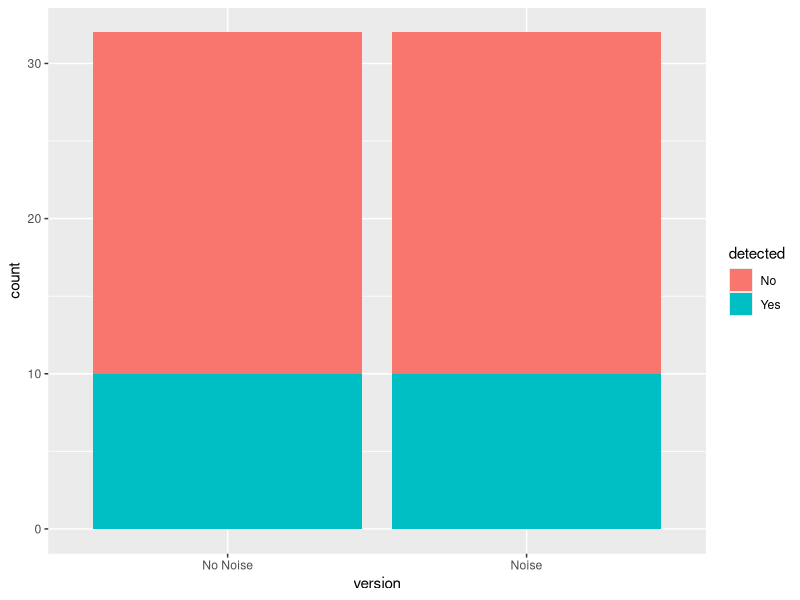
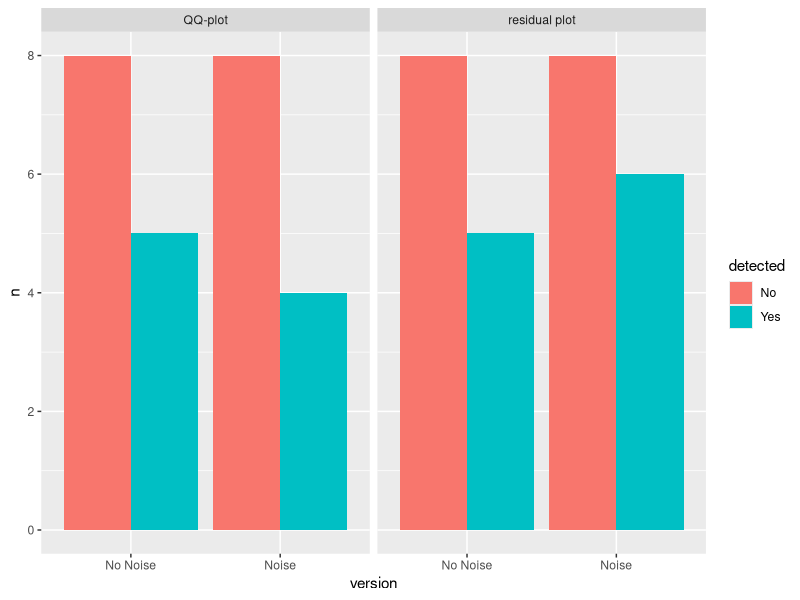
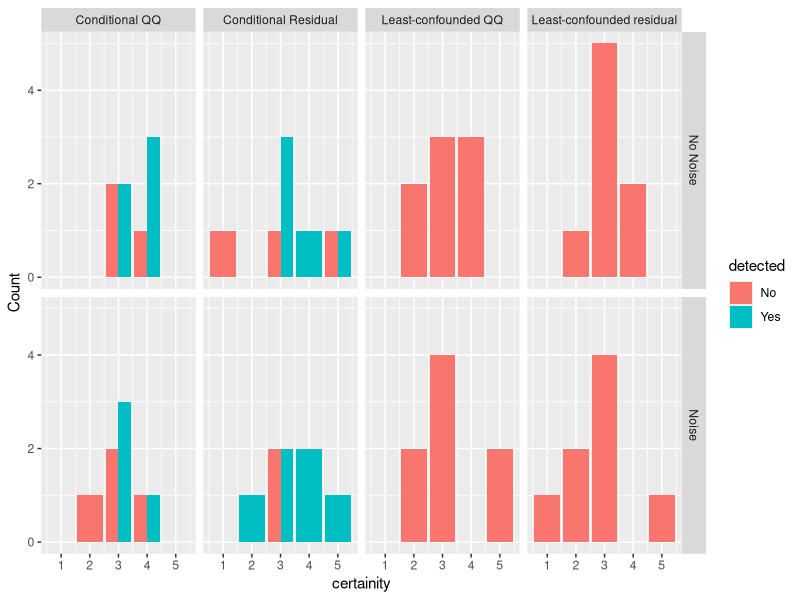
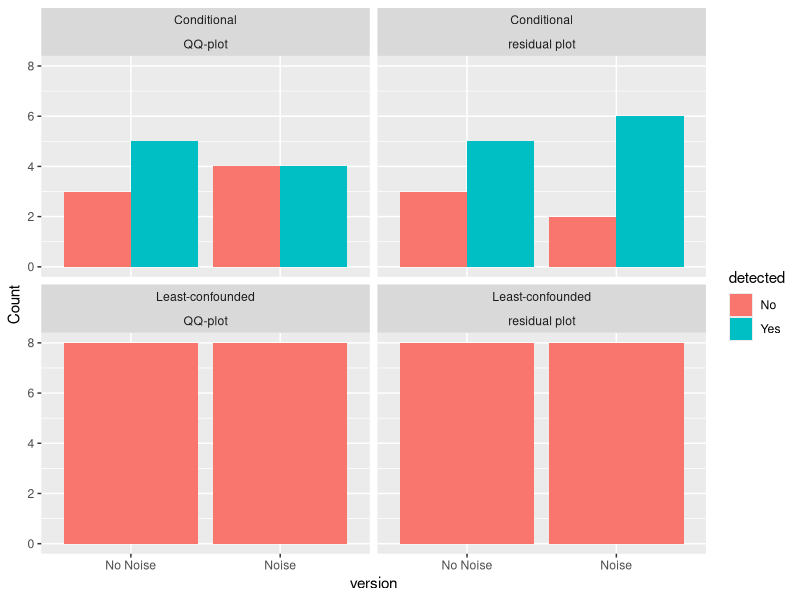
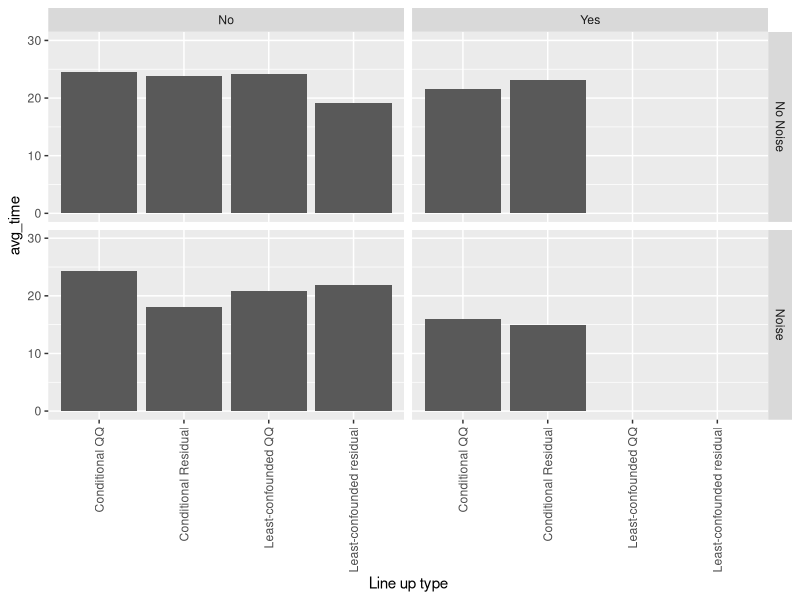

Reproduce these figures in R, in order.
## ---- chunk 1
knitr::opts_chunk$set(echo = F)
library(readr)
library(dplyr)
library(tidyverse)
library(stringr)
## ---- chunk 2

pilot_survey_results <-
  read_csv(here::here("data/pilot_survey_results.csv"))
images_allocation <-
  read_csv(here::here("data/images_allocation.csv"))

visits<- images_allocation%>%
  distinct(unique_id)%>%
  nrow()

images_allocation <- images_allocation %>% mutate(assigned_plot = paste0("v", plot_num, version , "_" , plot_order, ".png")) %>%
  select(-c(1,8:11))

correct <- c(
  "v11_1.png" = 3,
  "v11_2.png" = 1,
  "v11_3.png" = 7,
  "v11_4.png" = 5,
  
  "v12_1.png" = 5,
  "v12_2.png" = 2,
  "v12_3.png" = 8,
  "v12_4.png" = 1,
  
  "v13_1.png" = 2,
  "v13_2.png" = 5,
  "v13_3.png" = 9,
  "v13_4.png" = 6,
  
  "v14_1.png" = 10,
  "v14_2.png" = 4,
  "v14_3.png" = 9,
  "v14_4.png" = 10,
  
  "v15_1.png" = 7,
  "v15_2.png" = 3,
  "v15_3.png" = 10,
  "v15_4.png" = 13,
  
  "vNA1_NA.png" = 8,
  "vNA2_NA.png" = 8,
  "vNA3_NA.png" = 8,
  "vNA4_NA.png" = 8,
  
  
  "v21_1.png" = 1,
  "v21_2.png" = 4,
  "v21_3.png" = 14,
  "v21_4.png" = 6,
  
  "v22_1.png" = 6,
  "v22_2.png" = 14,
  "v22_3.png" = 3,
  "v22_4.png" = 11,
  
  "v23_1.png" = 3,
  "v23_2.png" = 7,
  "v23_3.png" = 5,
  "v23_4.png" = 12,
  
  
  "v24_1.png" = 6,
  "v24_2.png" = 14,
  "v24_3.png" = 3,
  "v24_4.png" = 16,
  
  
  "v25_1.png" = 6,
  "v25_2.png" = 14,
  "v25_3.png" = 3,
  "v25_4.png" = 13
)

true_plots <- tibble(
  plot_name = c(
    "v11_1.png",
    "v11_2.png",
    "v11_3.png",
    "v11_4.png",
    
    "v12_1.png",
    "v12_2.png",
    "v12_3.png",
    "v12_4.png",
    
    "v13_1.png",
    "v13_2.png",
    "v13_3.png",
    "v13_4.png",
    
    "v14_1.png",
    "v14_2.png",
    "v14_3.png",
    "v14_4.png",
    
    "v15_1.png",
    "v15_2.png",
    "v15_3.png",
    "v15_4.png",
    
    "vNA1_NA.png",
    "vNA2_NA.png",
    "vNA3_NA.png",
    "vNA4_NA.png",
    "vNA5_NA.png",
    
    
    
    "v21_1.png",
    "v21_2.png",
    "v21_3.png",
    "v21_4.png",
    
    "v22_1.png",
    "v22_2.png",
    "v22_3.png",
    "v22_4.png",
    
    "v23_1.png",
    "v23_2.png",
    "v23_3.png",
    "v23_4.png",
    
    
    "v24_1.png",
    "v24_2.png",
    "v24_3.png",
    "v24_4.png",
    
    
    "v25_1.png",
    "v25_2.png",
    "v25_3.png",
    "v25_4.png"
  ),
  true_plot = c(
    3,
    1,
    7,
    5,
    
    5,
    2,
    8,
    1,
    
    2,
    5,
    9,
    6,
    
    10,
    4,
    9,
    10,
    
    7,
    3,
    10,
    13,
    
    8,
    8,
    8,
    8,
    8,
    
    
    1,
    4,
    14,
    6,
    
    6,
    14,
    3,
    11,
    
    3,
    7,
    5,
    12,
    
    
    6,
    14,
    3,
    16,
    
    6,
    14,
    3,
    13
  )
)
## ---- chunk 3

images_allocation <- images_allocation %>%
  left_join(true_plots,by=c("assigned_plot"="plot_name"))

data <- pilot_survey_results %>%
  left_join(images_allocation, by = c(c("identifier" = "unique_id"),c("plot"="assigned_plot")))

## ---- chunk 4
attempts <- data %>%
  distinct(Name) %>%
  nrow()
attempts

gender <- data %>%
distinct(Gender,Name)%>% 
  group_by(Gender)%>%
  count(Gender)

gender

  
## ---- chunk 5

analysis_data <- data %>%
  rename(plot_type=plot.y)%>%
  mutate(detected=case_when((responses==true_plot )~"Yes",
                              (responses!=true_plot)~"No"),
         version=case_when( (noise=="yes")~"Noise",
           (noise=="no")~"No Noise"
         )) 

#using reference plot 
reference_plot <- analysis_data %>%
  filter((plot_type=="control")&(detected=="No"))%>%
  select(identifier,Name)
  

analysis_data <- analysis_data %>%
  anti_join(reference_plot,by="identifier")%>%
  filter(plot_type!="control")


analysis_data %>%
count(version,detected)

analysis_data%>%
  ggplot(aes(x=version,fill=detected))+
  geom_bar()

analysis_data%>%
  count(resid,plot_type,version,detected)%>%
  mutate(total=attempts,
         prop=n/total)


analysis_data%>%
  count(resid,plot_type,version,detected)%>%
  mutate(total=attempts,
         prop=n/total)%>%
  filter(detected=="Yes")
  
  


analysis_data%>%
  count(resid,plot_type,version,detected)%>%
 # filter(resid=="Least-confounded")%>%
  ggplot(aes(x=version,y=n,fill=detected))+
  geom_col(position="dodge")+
  facet_wrap(~plot_type)


## ---- chunk 6

  analysis_data %>%
  group_by(resid,plot_type,version,detected)%>%
  count(certainity)%>%
  mutate(
    pname=case_when(
      str_detect(resid,"Conditional") &str_detect(plot_type,"residual plot")~"Conditional Residual",
      str_detect(resid,"Conditional") & str_detect(plot_type,"QQ-plot")~"Conditional QQ",
      str_detect(resid,"Least-confounded") & str_detect(plot_type,"QQ-plot")~"Least-confounded QQ",
      str_detect(resid,"Least-confounded") & str_detect(plot_type,"residual plot")~"Least-confounded residual"
    ))%>%
  ggplot(aes(x=certainity,y=n,fill=detected))+
  geom_col(position = "dodge")+
  facet_grid(version~pname)+
  scale_y_continuous(breaks = seq(0,10,by=2))+
ylab("Count")

analysis_data%>%
  count(resid,plot_type,version,detected)%>%
 # filter(resid=="Conditional")%>%
  ggplot(aes(x=version,y=n,fill=detected))+
  geom_col(position="dodge")+
  facet_wrap(resid~plot_type)+
ylab("Count")

## ---- chunk 7
#time: mean, sd, order
time_analysis <- analysis_data %>%
  mutate(
    pname=case_when(
      str_detect(resid,"Conditional") &str_detect(plot_type,"residual plot")~"Conditional Residual",
      str_detect(resid,"Conditional") & str_detect(plot_type,"QQ-plot")~"Conditional QQ",
      str_detect(resid,"Least-confounded") & str_detect(plot_type,"QQ-plot")~"Least-confounded QQ",
      str_detect(resid,"Least-confounded") & str_detect(plot_type,"residual plot")~"Least-confounded residual"
    ))

time_analysis%>%
  group_by(pname)%>%
  summarise(avg_time=mean(time))%>%
  arrange(avg_time)


time_analysis%>%
  group_by(pname,version)%>%
  summarise(avg_time=mean(time))%>%
  arrange(avg_time)
## ---- chunk 8
time_analysis %>%
  group_by(pname,version,detected)%>%
  summarise(avg_time=mean(time))%>%
  arrange(avg_time)

time_analysis %>%
  group_by(pname,version,detected)%>%
  summarise(avg_time=mean(time))%>%
  arrange(avg_time)%>%

  ggplot(aes(y=avg_time,x=pname))+
  geom_col()+
  theme(axis.text.x = element_text(angle = 90, vjust = 0.5, hjust=1))+
  facet_grid(version~detected)+
  xlab("Line up type")+
  ylim(0,30)

